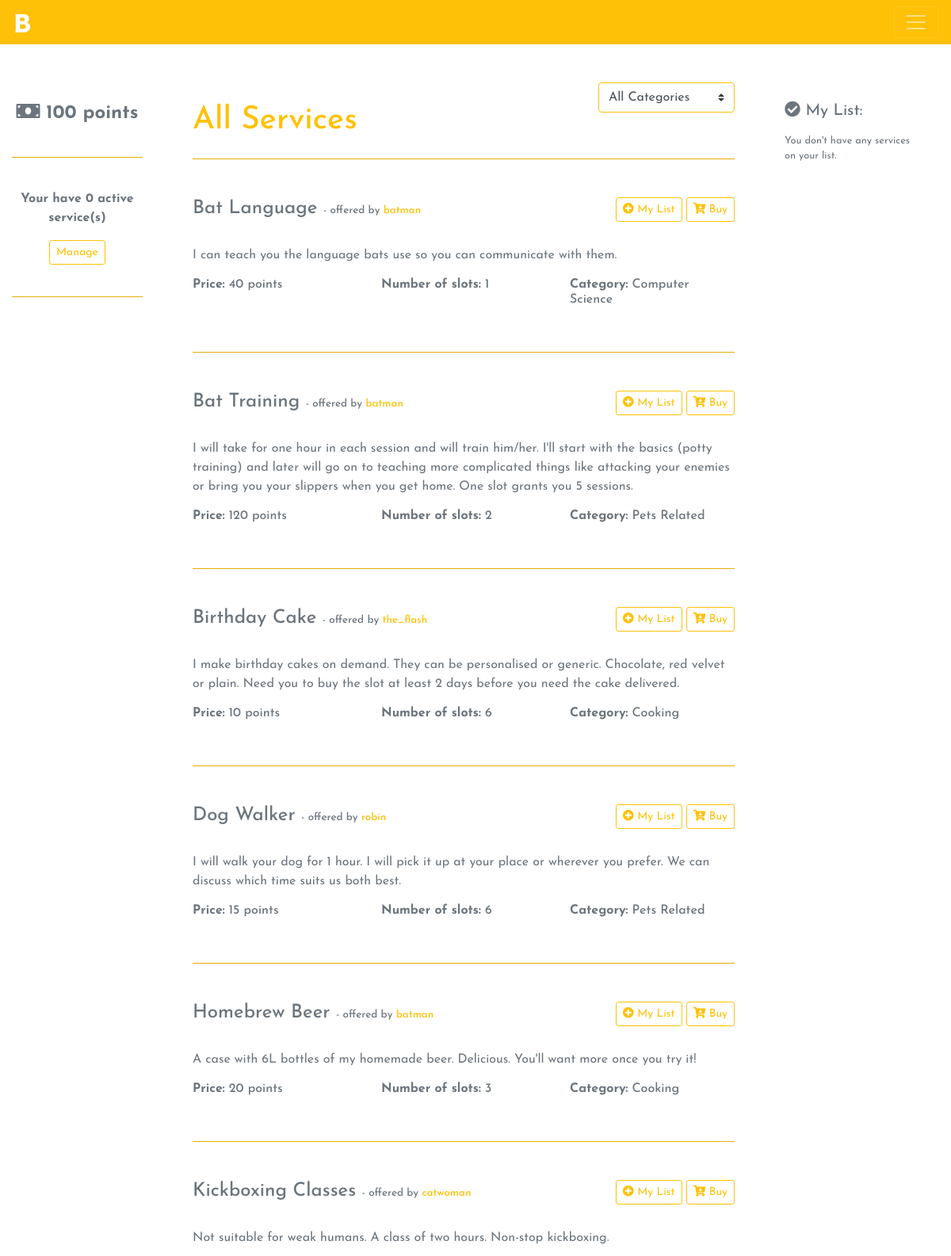
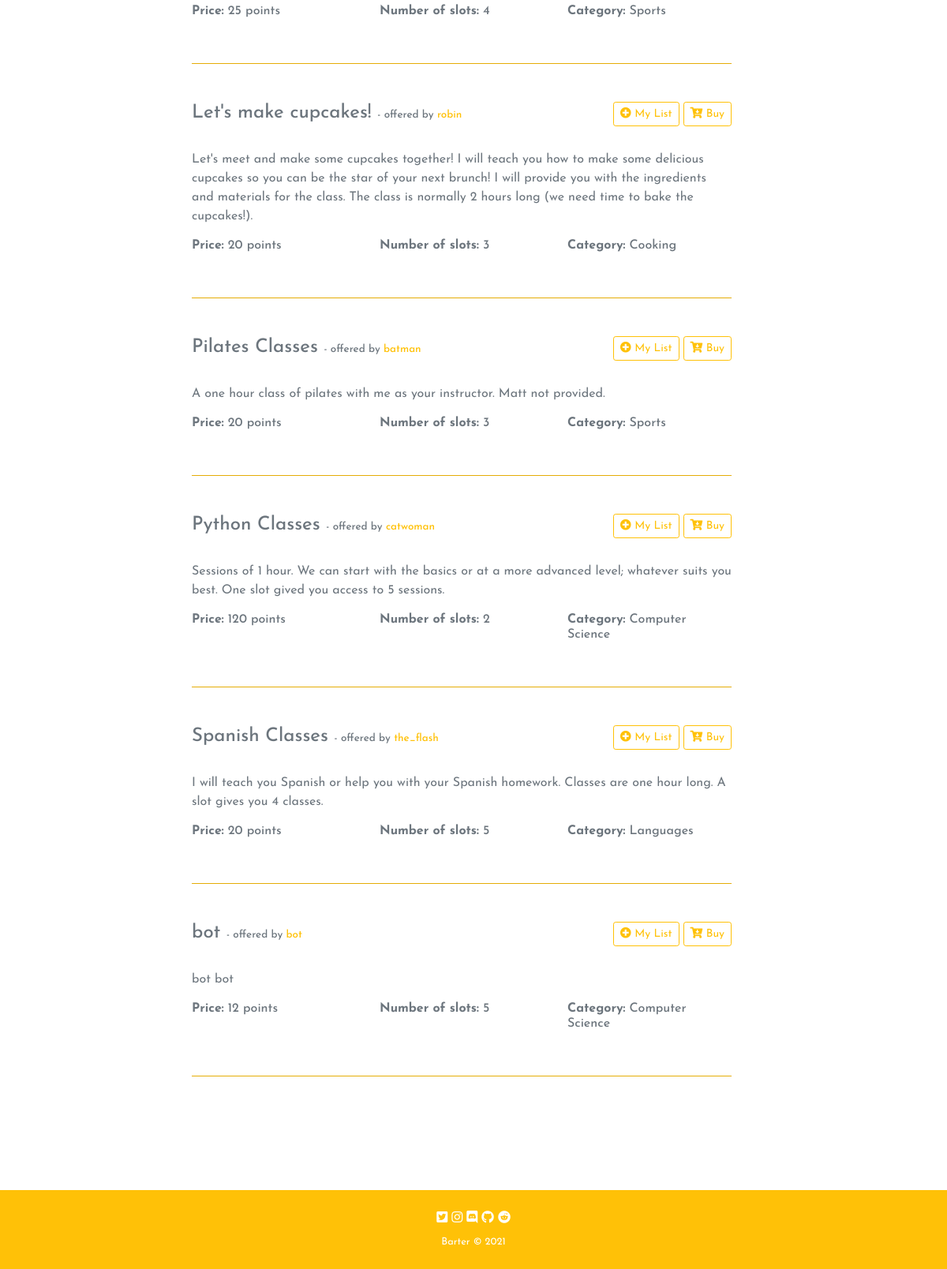
The app's page /barter/explore (signed in) with its own data (2 pictures, top to bottom).
### barter/models.py (models this page shows, shortened)
class User(AbstractUser):
    bio = models.TextField(max_length=300, blank=True)
    points = models.IntegerField(default="100")

class Service(models.Model):
    user_id = models.ForeignKey("User", on_delete=models.CASCADE, related_name="user_id_services")
    name = models.CharField(max_length=64)
    status = models.BooleanField(default=True)
    description = models.TextField(max_length=300)
    category = models.ForeignKey(Category, on_delete=models.CASCADE, related_name="category_name")
    price = models.IntegerField()
    slots = models.IntegerField(default=1)
    watchedby = models.ManyToManyField(User, blank=True, related_name="watchedby")

class Category(models.Model):
    category = models.CharField(max_length=64)
    def __str__(self):
        return f"{self.category}"

### barter/views.py (the view)
# urls.py: path("barter/explore", views.explore, name="explore"),
@login_required
def explore(request):
    services = Service.objects.filter(status=True).order_by('name')
    categories = Category.objects.all().order_by('category')
    userinfo = User.objects.get(username=request.user)
    purchases = Purchase.objects.filter(user_id=userinfo)
    purchases_list = []
    for purchase in purchases:
        purchases_list.append(purchase.service_id.id)
    user_services = Service.objects.filter(user_id=userinfo, status=True).count()
    watchlist = userinfo.watchedby.all().order_by('name')
    return render(request, "barter/explore.html", {
        "services": services,
        "categories": categories,
        "userinfo": userinfo,
        "purchases": purchases,
        "purchases_list": purchases_list,
        "user_services": user_services,
        "watchlist": watchlist
    })

### barter/templates/barter/explore.html (shortened to what this page needs)
{% extends "barter/layout.html" %}
{% load static %}
{% block body %}
    <div class="container-fluid row">
        <div class="col-lg-2 col-sm-12 text-center flex-container pt-5">
            <h4 class="py-4"><i class="fas fa-money-bill"></i> <b>{{ userinfo.points }} points</b></h4>
            <hr>
            <p class="font-weight-bold py-4">Your have {{ user_services }} active service(s)<br>
            <a href="{% url 'profile' user.username %}" class="btn btn-outline-warning btn-sm mt-3 manage">Manage</a></p>
            <hr>
        </div>
        <div class="col-lg-8 col-sm-12 p-5">
            <div class="float-right">
                <form id="categoryfilter">
                    <div class="form-group">
                        <select class="form-control form-control-sm custom-select" id="categoryselect">
                            <option value="all">All Categories</option>
                        </select>
                    </div>
                </form>
            </div>
            <h1 class="my-4 text-warning" id="exploreh1">All Services</h1>
            <hr class="mb-5">
            {% for service in services %}
                <div class="categorydiv" name="{{ service.category }}">
                    <div class="row my-4">
                        <div class="col-sm-8">
                            <h4>{{ service.name }} <span class="smallest">- offered by <a href="{% url 'profile' service.user_id %}">{{ service.user_id }}</a></span></h4>
                        </div>
                        <div class="col-sm-4 text-right">
                            {% if user == service.user_id %}
                                <button data-serviceid="{{ service.id }}" class="btn btn-outline-warning btn-sm closeservice"><i class="fas fa-lock"></i> Close Service</button>
                            {% else %}
                                {% if user in service.watchedby.all %}
                                    <button data-serviceid="{{ service.id }}" class="btn btn-outline-warning btn-sm list-remove"><i class="fas fa-check-circle"></i> My list</button>
                                {% else %}
                                    <button data-serviceid="{{ service.id }}" class="btn btn-outline-warning btn-sm list-add"><i class="fas fa-plus-circle"></i> My List</button>
                                {% endif %}
                                {% if service.id in purchases_list %}
                                    <button class="btn btn-outline-secondary btn-sm disabled buy-disabled"><i class="fas fa-check-circle"></i> Bought!</button>
                                {% else %}
                                    <button data-serviceid="{{ service.id }}" class="btn btn-outline-warning btn-sm buy-now"><i class="fas fa-cart-arrow-down"></i> Buy</button>
                                {% endif %}
                            {% endif %}
                        </div>
                    </div>
                    <p class="mb-3">{{ service.description }}</p>
                    <div class="row">
                        <div class="col-sm-4">
                            <h6><b>Price:</b> {{ service.price }} points</h6>
                        </div>
                        <div class="col-sm-4">
                            <h6><b>Number of slots:</b> {{ service.slots }}</h6>
                        </div>
                        <div class="col-sm-4">
                            <h6><b>Category:</b> {{ service.category }}</h6>
                        </div>
                    </div>
                    <hr class="my-5">
                </div>
            {% endfor %}
        </div>
        <div class="col-lg-2 col-sm-12 pt-5">
            <h5 class="pb-2 pt-4"><i class="fas fa-check-circle"></i> My List:</h5>
            {% for item in watchlist %}
                <p><i class="fas fa-caret-right"></i> {{ item.name }} by <a href="{% url 'profile' item.user_id %}">{{ item.user_id }}</a>.</p>
            {% empty %}
                <p class="small">You don't have any services on your list.</p>
            {% endfor %}
        </div>
    </div>
{% endblock %}

### barter/static/barter/styles.css (style rules this page uses)
:root { --colorwarning: #ffc107; --colorsecondary: #6c757d; }
body { font-family: 'Josefin Sans', sans-serif; }
a { color: var(--colorwarning); }
hr { background-color: var(--colorwarning) !important; }
.categorydiv { display: block; }
select { border-color: var(--colorwarning) !important; }
.smallest { font-size: 56%; }

### records on screen
User: points "100"
Service: name "Bat Language", user_id "batman", description "I can teach you the language bats use so you can communicate with them.", price "40", slots "1", category "Computer Science"
Service: name "Bat Training", user_id "batman", description "I will take for one hour in each session and will train him/her. I'll start with the basics (potty training) and later will go on to teaching more complicated things like attacking your enemies or bring you your slippers when you get home. One slot grants you 5 sessions.", price "120", slots "2", category "Pets Related"
Service: name "Birthday Cake", user_id "the_flash", description "I make birthday cakes on demand. They can be personalised or generic. Chocolate, red velvet or plain. Need you to buy the slot at least 2 days before you need the cake delivered.", price "10", slots "6", category "Cooking"
Service: name "Dog Walker", user_id "robin", description "I will walk your dog for 1 hour. I will pick it up at your place or wherever you prefer. We can discuss which time suits us both best.", price "15", slots "6", category "Pets Related"
Service: name "Homebrew Beer", user_id "batman", description "A case with 6L bottles of my homemade beer. Delicious. You'll want more once you try it!", price "20", slots "3", category "Cooking"
Service: name "Kickboxing Classes", user_id "catwoman", description "Not suitable for weak humans. A class of two hours. Non-stop kickboxing.", price "25", slots "4", category "Sports"
Service: name "Let's make cupcakes!", user_id "robin", description "Let's meet and make some cupcakes together! I will teach you how to make some delicious cupcakes so you can be the star of your next brunch! I will provide you with the ingredients and materials for the class. The class is normally 2 hours long (we need time to bake the cupcakes!).", price "20", slots "3", category "Cooking"
Service: name "Pilates Classes", user_id "batman", description "A one hour class of pilates with me as your instructor. Matt not provided.", price "20", slots "3", category "Sports"
Service: name "Python Classes", user_id "catwoman", description "Sessions of 1 hour. We can start with the basics or at a more advanced level; whatever suits you best. One slot gived you access to 5 sessions.", price "120", slots "2", category "Computer Science"
Service: name "Spanish Classes", user_id "the_flash", description "I will teach you Spanish or help you with your Spanish homework. Classes are one hour long. A slot gives you 4 classes.", price "20", slots "5", category "Languages"
Service: name "bot", user_id "bot", description "bot bot", price "12", slots "5", category "Computer Science"

### other values on screen
{{ user_services }} "0"
